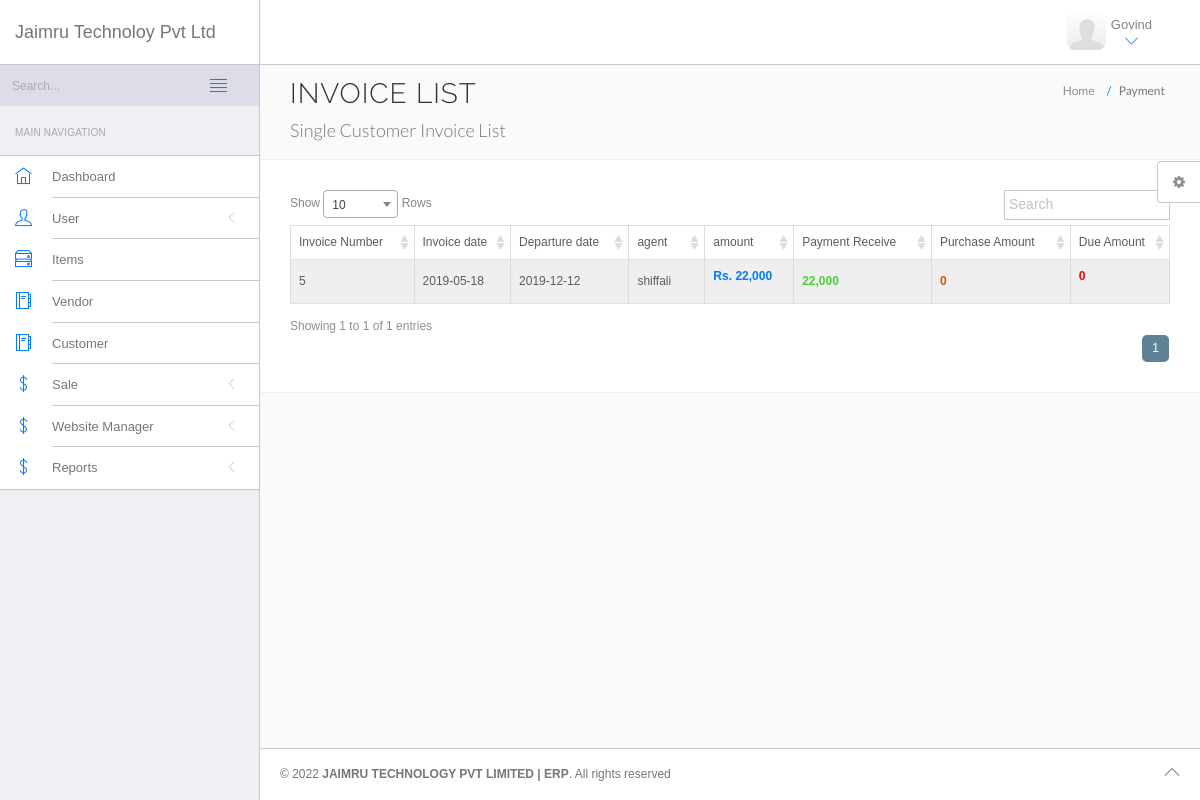
The app's page /erp/all_invoice.php?id=9 (signed in) with its own data.
### tables this page shows
CREATE TABLE `invoice` (
  `in_id` int(11) NOT NULL,
  `customer_id` int(11) NOT NULL,
  `in_number` varchar(255) DEFAULT NULL,
  `trip_ids` varchar(250) NOT NULL,
  `in_date` date DEFAULT NULL,
  `ex_date` date DEFAULT NULL,
  `destination` varchar(255) DEFAULT NULL,
  `status` varchar(255) DEFAULT NULL,
  `agent` varchar(255) DEFAULT NULL,
  `note` text DEFAULT NULL,
  `items` text DEFAULT NULL,
  `oum` text DEFAULT NULL,
  `hsn` text DEFAULT NULL,
  `price` text DEFAULT NULL,
  `qty` text DEFAULT NULL,
  `amount` text DEFAULT NULL,
  `sub_total` varchar(255) DEFAULT NULL,
  `tax` varchar(255) DEFAULT NULL,
  `shipto_name` varchar(255) DEFAULT NULL,
  `shipto_address` text DEFAULT NULL,
  `shipto_state` varchar(100) DEFAULT NULL,
  `shipto_zipcode` varchar(10) DEFAULT NULL,
  `added_at` datetime DEFAULT NULL,
  `added_by` varchar(250) NOT NULL,
  `updated_at` datetime DEFAULT NULL,
  `updated_by` varchar(255) DEFAULT NULL
);

CREATE TABLE `jk_user` (
  `user_id` int(11) NOT NULL,
  `user_email_id` varchar(255) NOT NULL,
  `user_password` varchar(255) NOT NULL,
  `user_name` varchar(255) NOT NULL,
  `user_type` enum('Admin','Agent','MANAGER') NOT NULL DEFAULT 'Agent',
  `manage_user` varchar(250) NOT NULL,
  `user_department` varchar(250) NOT NULL,
  `user_status` enum('Active','Inactive') NOT NULL
);

### erp/includes/class.php (called while the page is built, shortened)
<?php
class baseClass {
	private $host = "localhost";
	private $user = "root";
		private $password = "";
	private $database = "jaimru";
	public $conn = "";
	public function __construct()
	{
		$this->conn = mysqli_connect($this->host,$this->user,$this->password,$this->database);
	}
    function moneyFormatIndia($num) {
        $explrestunits = "" ;
        if(strlen($num)>3) {
            $lastthree = substr($num, strlen($num)-3, strlen($num));
            $restunits = substr($num, 0, strlen($num)-3);
            $restunits = (strlen($restunits)%2 == 1)?"0".$restunits:$restunits;
            $expunit = str_split($restunits, 2);
            for($i=0; $i<sizeof($expunit); $i++) {
                if($i==0) {
                    $explrestunits .= (int)$expunit[$i].",";
                } else {
                    $explrestunits .= $expunit[$i].",";
                }
            }
            $thecash = $explrestunits.$lastthree;
        } else {
            $thecash = $num;
        }
        return $thecash;
    }
 function paymentTotal($invoice_id)
 {
 	$qry = mysqli_query($this->conn, "SELECT SUM(payment_amount) as total FROM payment WHERE invoice_id ='$invoice_id'");
 	$res = mysqli_fetch_array($qry);
     if($res['total'] == NULL)
     {
         return 0;
     }else{
         return $res['total'];
     }
 }
 function purchasepaymentTotal($purchase_invoice_id)
 {
 	$qry = mysqli_query($this->conn, "SELECT SUM(purchase_payment_amount) as total FROM `purchase_products` WHERE `purchase_invoice_id`='$purchase_invoice_id'");
 	$res = mysqli_fetch_array($qry);
     if($res['total'] == NULL)
     {
         return 0;
     }else{
         return $res['total'];
     }
 }
}
?>

### erp/all_invoice.php (the view, shortened to what this page needs)
<?php include('includes/top_inc.php');
include('includes/class.php');
$class = new baseClass;
if(isset($_GET['id']))
{
     $customer_id = $_GET['id'];
    $qry = mysqli_query($class->conn,"SELECT * FROM invoice INNER JOIN jk_user ON invoice.added_by = jk_user.user_id WHERE invoice.customer_id = $customer_id");
}
?>
<!DOCTYPE html>
<html lang="en">
<head>
    <link rel="stylesheet" href="vendor/bootstrap/css/bootstrap.min.css">
    <link rel="stylesheet" href="vendor/fontawesome/css/font-awesome.min.css">
    <link rel="stylesheet" href="vendor/themify-icons/themify-icons.min.css">
    <link href="vendor/animate.css/animate.min.css" rel="stylesheet" media="screen">
    <link href="vendor/perfect-scrollbar/perfect-scrollbar.min.css" rel="stylesheet" media="screen">
    <link href="vendor/switchery/switchery.min.css" rel="stylesheet" media="screen">
    <link rel="stylesheet" href="assets/css/styles.css">
    <link rel="stylesheet" href="assets/css/plugins.css">
    <link rel="stylesheet" href="assets/css/themes/theme-1.css" id="skin_color" />
    <link href="vendor/select2/select2.min.css" rel="stylesheet" media="screen">
    <link href="vendor/DataTables/css/DT_bootstrap.css" rel="stylesheet" media="screen">
    <link href="vendor/bootstrap-datepicker/bootstrap-datepicker3.standalone.min.css" rel="stylesheet" media="screen">
    <link href="vendor/bootstrap-timepicker/bootstrap-timepicker.min.css" rel="stylesheet" media="screen">
</head>
<body>
<div id="app">
    <?php include('includes/left_sidebar.php'); ?>
    <div class="app-content">
        <?php include('includes/top_header.php'); ?>
        <div class="main-content" >
            <div class="wrap-content container" id="container">
                <section id="page-title">
                    <div class="row">
                        <div class="col-sm-8">
                            <h1 class="mainTitle">Invoice List </h1>
                            <span class="mainDescription">Single Customer Invoice List</span>
                        </div>
                        <ol class="breadcrumb">
                            <li>
                                <span>Home</span>
                            </li>
                            <li class="active">
                                <span>Payment</span>
                            </li>
                        </ol>
                    </div>
                </section>
                <div class="container-fluid container-fullw bg-white">
                    <div class="row">
                        <div class="col-sm-12">
                                    <form action="customer.php" method="post" enctype="multipart/form-data">
                                        <div style="overflow-x:auto;">
                                            <table class="table table-sm table-responsive table-striped table-bordered table-hover table-full-width" id="sample_1">
                                                <thead>
                                                <tr>
                                                    <td>Invoice Number</td>
                                                    <td>Invoice date</td>
                                                    <td>Departure date</td>
                                                    <td>agent</td>
                                                    <td>amount</td>
                                                    <td>Payment Receive</td>
                                                   <td>Purchase Amount</td>
                                                    <td>Due Amount</td>
                                                </tr>
                                                </thead>
                                                <tbody>
                                                <?php
                                                while($res = mysqli_fetch_array($qry))
                                                {	@extract($res);
                                                    ?>
                                                    <tr>
                                                        <td><?php echo $in_id ?></td>
                                                        <td><?php echo $in_date ?></td>
                                                        <td><?php echo $ex_date ?></td>
                                                        <td><?php echo $user_name ?></td>
														<td>
														<a href="payment-list.php?inv=<?php echo $in_id ?>"><?php
                                                            $amount = json_decode($amount);
                                                            $finalamount = 0;
                                                            foreach ($amount as $amt)
                                                            {
                                                                $finalamount = $finalamount + $amt;
                                                            }
                                                            $total_amount = $finalamount;
                                                            ?>
                                                            <p class="text-bold"><?php echo "Rs. ".$class->moneyFormatIndia($total_amount); ?></p>
                                                        </td>
														 <td>
                                                            <a href="payment-list.php?inv=<?php echo $in_id ?>" class="text-bold" style="color:#4cd137" target="_blank"><?php echo $class->moneyFormatIndia(round($class->paymentTotal($in_id))); ?> </a>
                                                        </td>
                                                        <td>
                                                            <a href="purchase-list.php?inv=<?php echo $in_id ?>" target="_blank" class="text-bold" style="color:#d35400"><?php echo $class->moneyFormatIndia(round($class->purchasepaymentTotal($in_id))); ?></a>
                                                        </td>
															<td><p class="text-bold" style="color: red"><?php echo $class->moneyFormatIndia(round($finalamount - $class->paymentTotal($in_id))); ?></p>
                                                        </td>
                                                    </tr>
                                                <?php } ?>
                                                </tbody>
                                            </table>
                                        </div>
                                    </form>
                        </div>
                    </div>
                </div>
            </div>
        </div>
    </div>
    <?php include('includes/footer.php'); ?>
    <?php include('includes/right_setting.php'); ?>
</div>
</body>
</html>

### erp/assets/css/themes/theme-1.css (style rules this page uses)
body { background: #FAFAFA; }

### records on screen
invoice: in_id "5", in_date "2019-05-18", ex_date "2019-12-12", jk_user.user_name "shiffali", moneyFormatIndia "22,000", paymentTotal "22,000", purchasepaymentTotal "0", paymentTotal "0"

### other values on screen
$_SESSION['sess_user_name'] "Govind"
